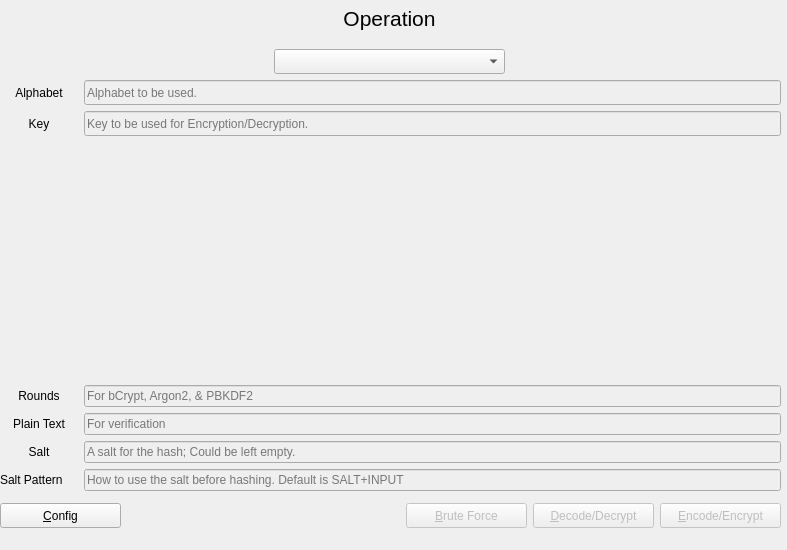
    <widget class="QWidget" name="setupTab">
     <property name="minimumSize">
      <size>
       <width>787</width>
       <height>550</height>
      </size>
     </property>
     <property name="maximumSize">
      <size>
       <width>787</width>
       <height>550</height>
      </size>
     </property>
     <attribute name="icon">
      <iconset resource="resources.qrc">
       <normaloff>:/images/Configure.png</normaloff>:/images/Configure.png</iconset>
     </attribute>
     <attribute name="title">
      <string>Setup</string>
     </attribute>
     <widget class="QWidget" name="gridLayoutWidget">
      <property name="geometry">
       <rect>
        <x>0</x>
        <y>80</y>
        <width>781</width>
        <height>411</height>
       </rect>
      </property>
      <layout class="QGridLayout" name="gridLayout">
       <item row="6" column="0">
        <widget class="QLabel" name="labelSP">
         <property name="toolTip">
          <string>Keywords: SALT, INPUT | &quot;SALT+INPUT&quot; means there would be a plus sign between salt and input before hashing.</string>
         </property>
         <property name="whatsThis">
          <string>How to use the salt before hashing.</string>
         </property>
         <property name="accessibleName">
          <string>Salt Pattern</string>
         </property>
         <property name="accessibleDescription">
          <string>How to use the salt before hashing.</string>
         </property>
         <property name="text">
          <string>Salt Pattern</string>
         </property>
        </widget>
       </item>
       <item row="3" column="0">
        <widget class="QLabel" name="labelRounds">
         <property name="text">
          <string>Rounds</string>
         </property>
         <property name="alignment">
          <set>Qt::AlignmentFlag::AlignCenter</set>
         </property>
        </widget>
       </item>
       <item row="4" column="0">
        <widget class="QLabel" name="labelPlaintext">
         <property name="text">
          <string>Plain Text</string>
         </property>
         <property name="alignment">
          <set>Qt::AlignmentFlag::AlignCenter</set>
         </property>
        </widget>
       </item>
       <item row="6" column="1">
        <widget class="QLineEdit" name="inputSaltPattern">
         <property name="enabled">
          <bool>false</bool>
         </property>
         <property name="maximumSize">
          <size>
           <width>697</width>
           <height>25</height>
          </size>
         </property>
         <property name="toolTip">
          <string>Keywords: SALT, INPUT | &quot;SALT+INPUT&quot; means there would be a plus sign between salt and input before hashing.</string>
         </property>
         <property name="whatsThis">
          <string>How to use the salt before hashing.</string>
         </property>
         <property name="accessibleName">
          <string>Salt Pattern</string>
         </property>
         <property name="accessibleDescription">
          <string>How to use the salt before hashing.</string>
         </property>
         <property name="text">
          <string/>
         </property>
         <property name="placeholderText">
          <string>How to use the salt before hashing. Default is SALT+INPUT</string>
         </property>
        </widget>
       </item>
       <item row="0" column="1">
        <widget class="QLineEdit" name="inputAlphabet">
         <property name="enabled">
          <bool>false</bool>
         </property>
         <property name="minimumSize">
          <size>
           <width>697</width>
           <height>25</height>
          </size>
         </property>
         <property name="maximumSize">
          <size>
           <width>697</width>
           <height>25</height>
          </size>
         </property>
         <property name="toolTip">
          <string>ABC...</string>
         </property>
         <property name="whatsThis">
          <string>Alphabet to be used.</string>
         </property>
         <property name="accessibleName">
          <string>Alphabet</string>
         </property>
         <property name="accessibleDescription">
          <string>Alphabet to be used.</string>
         </property>
         <property name="inputMask">
          <string/>
         </property>
         <property name="text">
          <string/>
         </property>
         <property name="frame">
          <bool>true</bool>
         </property>
         <property name="alignment">
          <set>Qt::AlignmentFlag::AlignLeading|Qt::AlignmentFlag::AlignLeft|Qt::AlignmentFlag::AlignVCenter</set>
         </property>
         <property name="placeholderText">
          <string>Alphabet to be used.</string>
         </property>
        </widget>
       </item>
       <item row="1" column="1">
        <widget class="QLineEdit" name="inputKey">
         <property name="enabled">
          <bool>false</bool>
         </property>
         <property name="minimumSize">
          <size>
           <width>697</width>
           <height>25</height>
          </size>
         </property>
         <property name="maximumSize">
          <size>
           <width>697</width>
           <height>25</height>
          </size>
         </property>
         <property name="toolTip">
          <string>Usually a number, word(s), or a set of chatacters</string>
         </property>
         <property name="whatsThis">
          <string>Key to be used for Encryption/Decryption.</string>
         </property>
         <property name="accessibleName">
          <string>Key</string>
         </property>
         <property name="accessibleDescription">
          <string>Key to be used for Encryption/Decryption.</string>
         </property>
         <property name="layoutDirection">
          <enum>Qt::LayoutDirection::LeftToRight</enum>
         </property>
         <property name="placeholderText">
          <string>Key to be used for Encryption/Decryption.</string>
         </property>
        </widget>
       </item>
       <item row="5" column="0">
        <widget class="QLabel" name="labelSalt">
         <property name="toolTip">
          <string>It is optional.</string>
         </property>
         <property name="whatsThis">
          <string>Salt to be used with the input.</string>
         </property>
         <property name="accessibleName">
          <string>Salt</string>
         </property>
         <property name="text">
          <string>Salt</string>
         </property>
         <property name="alignment">
          <set>Qt::AlignmentFlag::AlignCenter</set>
         </property>
        </widget>
       </item>
       <item row="0" column="0">
        <widget class="QLabel" name="labelAlphabet">
         <property name="toolTip">
          <string>Alphabet to be used.</string>
         </property>
         <property name="whatsThis">
          <string>Alphabet to be used.</string>
         </property>
         <property name="accessibleName">
          <string>Alphabet</string>
         </property>
         <property name="accessibleDescription">
          <string>Alphabet to be used.</string>
         </property>
         <property name="text">
          <string>Alphabet</string>
         </property>
         <property name="textFormat">
          <enum>Qt::TextFormat::PlainText</enum>
         </property>
         <property name="alignment">
          <set>Qt::AlignmentFlag::AlignCenter</set>
         </property>
        </widget>
       </item>
       <item row="3" column="1">
        <widget class="QLineEdit" name="inputRounds">
         <property name="enabled">
          <bool>false</bool>
         </property>
         <property name="maximumSize">
          <size>
           <width>697</width>
           <height>25</height>
          </size>
         </property>
         <property name="toolTip">
          <string>A number; The default changes based on selected operation.</string>
         </property>
         <property name="whatsThis">
          <string>Hash rounds</string>
         </property>
         <property name="accessibleName">
          <string>Rounds</string>
         </property>
         <property name="accessibleDescription">
          <string>A number; The default changes based on selected operation.</string>
         </property>
         <property name="inputMethodHints">
          <set>Qt::InputMethodHint::ImhDigitsOnly|Qt::InputMethodHint::ImhPreferNumbers</set>
         </property>
         <property name="placeholderText">
          <string>For bCrypt, Argon2, &amp; PBKDF2</string>
         </property>
        </widget>
       </item>
       <item row="5" column="1">
        <widget class="QLineEdit" name="inputSalt">
         <property name="enabled">
          <bool>false</bool>
         </property>
         <property name="maximumSize">
          <size>
           <width>697</width>
           <height>25</height>
          </size>
         </property>
         <property name="toolTip">
          <string>It is optional.</string>
         </property>
         <property name="whatsThis">
          <string>Salt to be used with the input.</string>
         </property>
         <property name="accessibleName">
          <string>Salt</string>
         </property>
         <property name="accessibleDescription">
          <string>Salt to be used with the input.</string>
         </property>
         <property name="placeholderText">
          <string>A salt for the hash; Could be left empty.</string>
         </property>
        </widget>
       </item>
       <item row="4" column="1">
        <widget class="QLineEdit" name="inputPlainText">
         <property name="enabled">
          <bool>false</bool>
         </property>
         <property name="maximumSize">
          <size>
           <width>697</width>
           <height>25</height>
          </size>
         </property>
         <property name="toolTip">
          <string>Plain text of hashed input for verification.</string>
         </property>
         <property name="whatsThis">
          <string>Plain text of hashed input for verification.</string>
         </property>
         <property name="accessibleName">
          <string>Plain Text</string>
         </property>
         <property name="accessibleDescription">
          <string>Plain text of hashed input for verification.</string>
         </property>
         <property name="placeholderText">
          <string>For verification</string>
         </property>
        </widget>
       </item>
       <item row="1" column="0">
        <widget class="QLabel" name="labelKey">
         <property name="toolTip">
          <string>Key to be used for Encryption/Decryption.</string>
         </property>
         <property name="whatsThis">
          <string>Key to be used for Encryption/Decryption.</string>
         </property>
         <property name="accessibleName">
          <string>Key</string>
         </property>
         <property name="accessibleDescription">
          <string>Key to be used for Encryption/Decryption.</string>
         </property>
         <property name="text">
          <string>Key</string>
         </property>
         <property name="alignment">
          <set>Qt::AlignmentFlag::AlignCenter</set>
         </property>
        </widget>
       </item>
       <item row="2" column="1">
        <spacer name="verticalSpacer">
         <property name="orientation">
          <enum>Qt::Orientation::Vertical</enum>
         </property>
         <property name="sizeHint" stdset="0">
          <size>
           <width>20</width>
           <height>40</height>
          </size>
         </property>
        </spacer>
       </item>
      </layout>
     </widget>
     <widget class="QWidget" name="verticalLayoutWidget_4">
      <property name="geometry">
       <rect>
        <x>-1</x>
        <y>0</y>
        <width>781</width>
        <height>80</height>
       </rect>
      </property>
      <layout class="QVBoxLayout" name="verticalLayout_4">
       <item alignment="Qt::AlignmentFlag::AlignHCenter|Qt::AlignmentFlag::AlignVCenter">
        <widget class="QLabel" name="labelSetupHeader">
         <property name="minimumSize">
          <size>
           <width>131</width>
           <height>17</height>
          </size>
         </property>
         <property name="font">
          <font>
           <pointsize>16</pointsize>
          </font>
         </property>
         <property name="layoutDirection">
          <enum>Qt::LayoutDirection::LeftToRight</enum>
         </property>
         <property name="text">
          <string>Operation</string>
         </property>
         <property name="alignment">
          <set>Qt::AlignmentFlag::AlignCenter</set>
         </property>
         <property name="textInteractionFlags">
          <set>Qt::TextInteractionFlag::NoTextInteraction</set>
         </property>
        </widget>
       </item>
       <item alignment="Qt::AlignmentFlag::AlignHCenter|Qt::AlignmentFlag::AlignVCenter">
        <widget class="QComboBox" name="operationMode">
         <property name="minimumSize">
          <size>
           <width>231</width>
           <height>25</height>
          </size>
         </property>
         <property name="maximumSize">
          <size>
           <width>231</width>
           <height>25</height>
          </size>
         </property>
         <property name="toolTip">
          <string>Operation (function) to apply on the input.</string>
         </property>
         <property name="whatsThis">
          <string>Operations list</string>
         </property>
         <property name="accessibleName">
          <string>Operations list</string>
         </property>
         <property name="accessibleDescription">
          <string>Operation (function) to apply on the input.</string>
         </property>
         <property name="layoutDirection">
          <enum>Qt::LayoutDirection::LeftToRight</enum>
         </property>
         <property name="currentText">
          <string/>
         </property>
         <property name="currentIndex">
          <number>-1</number>
         </property>
         <property name="placeholderText">
          <string>No Operation Chosen</string>
         </property>
         <item>
          <property name="text">
           <string>None</string>
          </property>
         </item>
        </widget>
       </item>
      </layout>
     </widget>
     <widget class="QWidget" name="horizontalLayoutWidget">
      <property name="geometry">
       <rect>
        <x>0</x>
        <y>490</y>
        <width>781</width>
        <height>51</height>
       </rect>
      </property>
      <layout class="QHBoxLayout" name="horizontalLayout">
       <item>
        <widget class="QPushButton" name="btnConfig">
         <property name="enabled">
          <bool>true</bool>
         </property>
         <property name="minimumSize">
          <size>
           <width>121</width>
           <height>25</height>
          </size>
         </property>
         <property name="maximumSize">
          <size>
           <width>121</width>
           <height>25</height>
          </size>
         </property>
         <property name="text">
          <string>&amp;Config</string>
         </property>
         <property name="icon">
          <iconset resource="resources.qrc">
           <normaloff>:/images/Configure.png</normaloff>:/images/Configure.png</iconset>
         </property>
         <property name="shortcut">
          <string>Ctrl+,</string>
         </property>
        </widget>
       </item>
       <item>
        <spacer name="horizontalSpacer">
         <property name="orientation">
          <enum>Qt::Orientation::Horizontal</enum>
         </property>
         <property name="sizeHint" stdset="0">
          <size>
           <width>40</width>
           <height>20</height>
          </size>
         </property>
        </spacer>
       </item>
       <item>
        <widget class="QPushButton" name="btnBruteForce">
         <property name="enabled">
          <bool>false</bool>
         </property>
         <property name="minimumSize">
          <size>
           <width>121</width>
           <height>25</height>
          </size>
         </property>
         <property name="maximumSize">
          <size>
           <width>121</width>
           <height>25</height>
          </size>
         </property>
         <property name="text">
          <string>&amp;Brute Force</string>
         </property>
         <property name="icon">
          <iconset resource="resources.qrc">
           <normaloff>:/images/Crack.png</normaloff>:/images/Crack.png</iconset>
         </property>
         <property name="shortcut">
          <string>Ctrl+B</string>
         </property>
         <property name="autoDefault">
          <bool>false</bool>
         </property>
         <property name="flat">
          <bool>false</bool>
         </property>
        </widget>
       </item>
       <item>
        <widget class="QPushButton" name="btnDecode">
         <property name="enabled">
          <bool>false</bool>
         </property>
         <property name="minimumSize">
          <size>
           <width>121</width>
           <height>25</height>
          </size>
         </property>
         <property name="maximumSize">
          <size>
           <width>121</width>
           <height>25</height>
          </size>
         </property>
         <property name="text">
          <string>&amp;Decode/Decrypt</string>
         </property>
         <property name="icon">
          <iconset resource="resources.qrc">
           <normaloff>:/images/Unlocked.png</normaloff>:/images/Unlocked.png</iconset>
         </property>
         <property name="shortcut">
          <string>Ctrl+D</string>
         </property>
        </widget>
       </item>
       <item alignment="Qt::AlignmentFlag::AlignRight|Qt::AlignmentFlag::AlignVCenter">
        <widget class="QPushButton" name="btnEncode">
         <property name="enabled">
          <bool>false</bool>
         </property>
         <property name="minimumSize">
          <size>
           <width>121</width>
           <height>25</height>
          </size>
         </property>
         <property name="maximumSize">
          <size>
           <width>121</width>
           <height>25</height>
          </size>
         </property>
         <property name="text">
          <string>&amp;Encode/Encrypt</string>
         </property>
         <property name="icon">
          <iconset resource="resources.qrc">
           <normaloff>:/images/Locked.png</normaloff>:/images/Locked.png</iconset>
         </property>
         <property name="shortcut">
          <string>Ctrl+E</string>
         </property>
         <property name="checkable">
          <bool>false</bool>
         </property>
         <property name="checked">
          <bool>false</bool>
         </property>
        </widget>
       </item>
      </layout>
     </widget>
    </widget>
